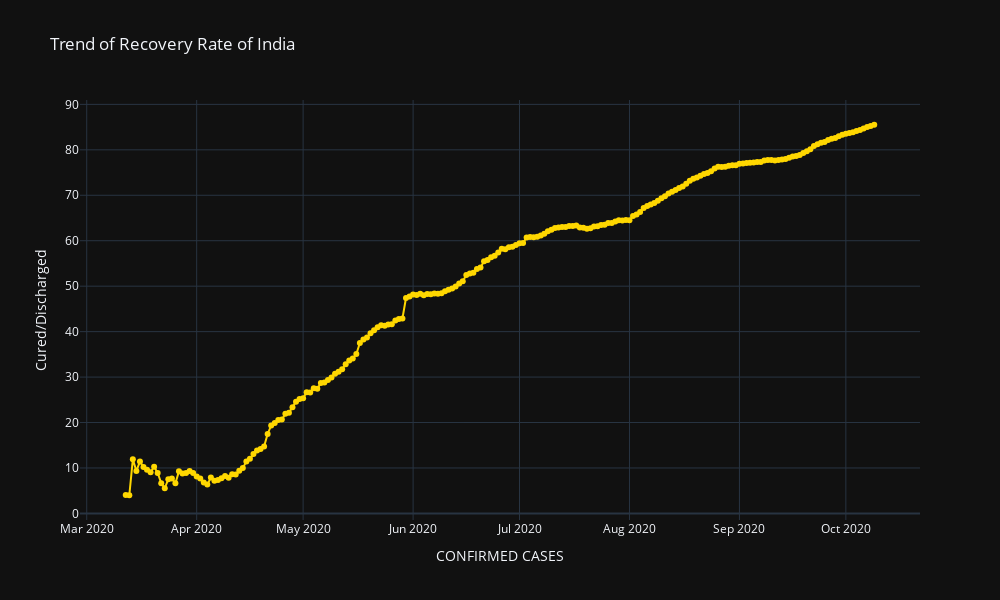

The notebook cell this image was saved under:
### Code cell
temp = india.copy()
temp['Recovery Rate'] = temp['Cured/Discharged']/temp['Confirmed Cases']*100
fig = go.Figure()
fig.add_trace(go.Scatter(x=temp['Date'], y=temp['Recovery Rate'],
                    mode='lines+markers',marker_color='gold'))
fig.update_layout(title_text = 'Trend of Recovery Rate of India')
fig.update_layout(template='plotly_dark',width=1000, height=600,xaxis_title='CONFIRMED CASES',yaxis_title='Cured/Discharged')
fig.show()

### Figure 1 — Plotly figure (JSON) as saved in the notebook; plotly's stock layout.template omitted (floating-point values rounded to 4 significant figures; data arrays with more than 128 entries replaced by an {"elided": "..."} marker saying what was removed)
{"data": [{"marker": {"color": "gold"}, "mode": "lines+markers", "type": "scatter", "x": {"elided": "212 str values"}, "y": {"elided": "212 float values"}}], "layout": {"height": 600, "title": {"text": "Trend of Recovery Rate of India"}, "width": 1000, "xaxis": {"title": {"text": "CONFIRMED CASES"}}, "yaxis": {"title": {"text": "Cured/Discharged"}}}}
